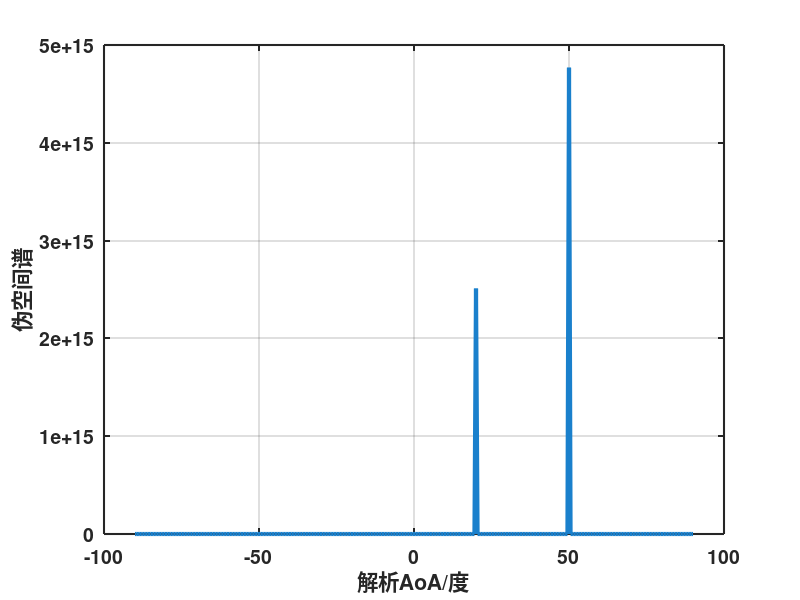

Write MATLAB code to recreate this figure.
clear;
close all;

%% 仿真设置
% 参数设置
ang2rad = pi / 180;                  % 角度转弧度系数
N_Rx_antenna = 5;                    % 接收天线个数
N_signal_source = 2;                 % 信号源个数
simu_AoA = [20, 50];                % 仿真AoA（°）
snr = 10;                            % 信号信噪比（dB）
duration = 8;                        % 信号持续时间（秒）
sample_rate = 1000;                  % 采样率（Hz）
N_samples = duration * sample_rate;  % 总采样点个数
antenna_dis = 0.025;                 % 天线间距（m）
frequency = 5.32e9;                  % 信号中心频率（Hz）
c = 229792458;                       % 光速（m/s）

% 仿真信号
pos_antenna = 0:antenna_dis:(N_Rx_antenna-1) * antenna_dis;  % N个天线的位置
A = exp(-1i * 2 * pi * (frequency/c) * pos_antenna .'* sin(simu_AoA * ang2rad));  % 仿真(接收天线个数×信号源个数)个信号
S = randn(N_signal_source, N_samples);  % 仿真(信号源个数×采样点个数)个信号的幅值
H = A * S;  % 仿真(接收天线个数×采样点个数)个信号
% H = awgn(H, snr, 'measured');  % 在信号中添加高斯噪声

%% MUSIC算法过程
Cov = H * H' / N_samples;   % 协方差矩阵
[Ev, D] = eig(Cov);         % 特征值分解
% [V,D] = eig(A)返回特征值的对角矩阵D和矩阵V
% 其列是对应的右特征向量，使得AV = VD
EVA = diag(D)';             % 将特征值提取为1行
[~, index] = sort(EVA);     % 对特征值从小到大排序，index：1,2, ..., 10
EV = fliplr(Ev(:, index));  % 对应特征矢量排序
En = EV(:, N_signal_source+1: N_Rx_antenna);  % 取特征向量矩阵的第N_signal_source+1到N_Rx_antenna列特征向量组成噪声子空间
 
% 遍历所有角度，计算空间谱
angle = zeros(1, 361);   % 预分配
p_music = zeros(1, 361); % 预分配
for i = 1:361
    angle(i) = (i - 181) / 2;      % 映射到-90度到90度
    theta_m = angle(i) * ang2rad;  % 转为弧度
    a = exp(-1i * 2 * pi * (frequency/c) * pos_antenna * sin(theta_m)).';
    p_music(i) = abs(1 / (a' * (En*En') * a));
end
% p_max = max(p_music);
% p_music = 10 * log10(p_music / p_max);  % 归一化处理

%% 绘图
figure();
plot(angle, p_music, 'LineWidth', 3, 'Color', [0.1, 0.5, 0.8])
set(gca, 'FontWeight', 'bold', "FontSize", 14, 'LineWidth', 1.5);
set(gcf, 'color', 'white'); grid on; box on;
grid on;
xlabel('解析AoA/度')
ylabel('伪空间谱')